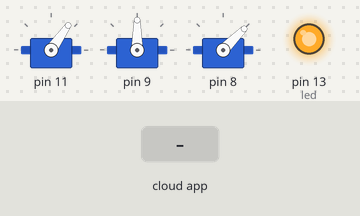
A sketch run on a simulated Arduino Uno, built with avr-gcc and run on an emulated ATmega328P. Parts: 3 × servo, output pins drawn as LEDs (lit = HIGH). The inputs (shaded band) are chosen by the test bench. The ROS host is connected and sends only what is stated.

Above: at 1.2 s.
1.3 s: the phone or cloud app sets gripper to 0
At 3.1 s:
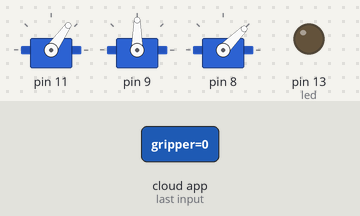
4.3 s: the phone or cloud app sets gripper to 1
At 6.0 s:
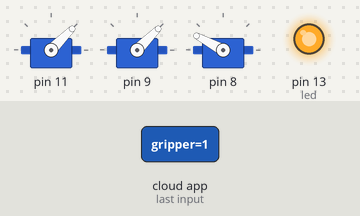
6.3 s: the phone or cloud app sets gripper to 0
At 6.45 s:
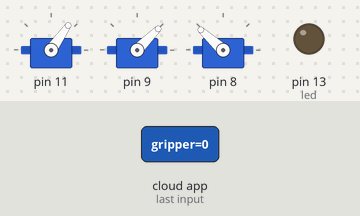
Timing chart, 0 to 9.3 s (numbered marks = the images above; inputs shaded):
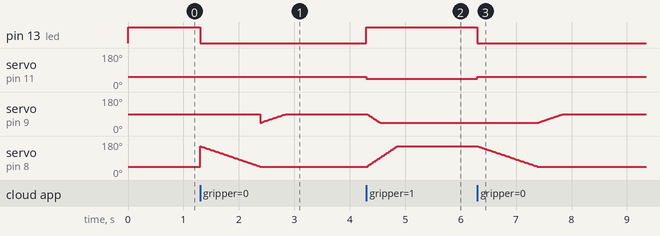

The sketch:

ros_servo3.ino
```cpp
#include <ros.h>
#include<Servo.h>
#include <sensor_msgs/JointState.h>
#include <std_msgs/Float64.h>
#include <std_msgs/Int8.h>


ros::NodeHandle  nh;//创建了一个节点的句柄，它允许我们用来创建发布者和订阅者。这个节点的句柄同样与串口通信有关。

const int servoCount = 3;
int PIN[servoCount];
//int servoAngle[servoCount];
int originalAngle[servoCount];//最初舵机角度数组
int servoMIN[servoCount]; //舵机角度最小值
int servoMAX[servoCount];  //舵机角度最大值
Servo rosServo[servoCount];//定义舵机

float angle[6] = {0,0,0,0,0,0};


/**
*fun:初始化控制舵机引脚
**/
void init_Pins() {//初始化对应的控制舵机引脚

  PIN[0] = 11;//板子上引脚11 /gripper  爪子
  originalAngle[0] = 55;//设置初始舵机角度
  servoMIN[0] = 15;//对应舵机最小脚
  servoMAX[0] = 180;//对应舵机最大脚

  PIN[1] = 9;//板子上引脚9 /joint1 腕关节
  originalAngle[1] = 90;//设置初始舵机角度
  servoMIN[1] = 45;//对应舵机最小脚
  servoMAX[1] = 135;//对应舵机最大脚

  PIN[2] = 8;//板子上引脚8 /joint2 臂关节
  originalAngle[2] = 45;//设置初始舵机角度
  servoMIN[2] = 0;//对应舵机最小脚
  servoMAX[2] = 180;//对应舵机最大脚

  for (int i = 0; i < servoCount; i++) {//对舵机进行控制
    rosServo[i].attach(PIN[i]);//设置舵机控制引脚
    rosServo[i].write(originalAngle[i]);//设置舵机初始角度值
  }
}


/**
*fun:rosmessage
**/
//爪子
void messageCb0(const std_msgs::Int8& msg){
  angle[0] = msg.data;
  digitalWrite(13, HIGH-digitalRead(13));   // blink the led

  rosServo[0].attach(PIN[0]);//设置舵机控制引脚
  rosServo[1].attach(PIN[1]);//设置舵机控制引脚
  rosServo[2].attach(PIN[2]);//设置舵机控制引脚

  if(msg.data==0){//初始位置
    rosServo[0].write(55);//爪子
    for(int i=152;i>=45;i--){//臂关节152-45
      rosServo[2].write(i);
      delay(10);
      }
    for(int i=45;i<=90;i++){//腕关节45-90
      rosServo[1].write(i);
      delay(10);
      }
    //rosServo[1].write(90);//腕关节
    }
  else if(msg.data==1){//预备夹持
    rosServo[0].write(45);//爪子
    for(int i=45;i<=152;i++){//臂关节45-152
      rosServo[2].write(i);
      if(i<=90){
        rosServo[1].write(135-i);//腕关节90-45
        }
      delay(5);
      }
    }
  else if(msg.data==2){//夹持
    rosServo[2].write(152);//臂关节
    rosServo[1].write(45);//腕关节
    rosServo[0].write(105);//爪子
    }
  else if(msg.data==3){//抬起

    for(int i=152;i>=45;i--){//臂关节152-45
      rosServo[2].write(i);
      if(i<=125 && i>=45){//腕关节45-125
        rosServo[1].write(170-i);
        }
      delay(10);
      }

    rosServo[0].write(105);//爪子
    }
  else if(msg.data==4){//放下

    for(int i=45;i<=152;i++){//臂关节45-152
      rosServo[2].write(i);
      if(i<=90){
        rosServo[1].write(135-i);//腕关节90-45
        }
      delay(10);
      }

    rosServo[0].write(105);//爪子
    }
  else if(msg.data==5){//放下张开
    rosServo[2].write(150);//臂关节


    rosServo[1].write(45);//腕关节
    rosServo[0].write(45);//爪子
    }
}


std_msgs::Float64 mydata;
ros::Subscriber<std_msgs::Int8> sub0("/gripper",&messageCb0);

ros::Publisher chatter("chatter",&mydata);


void setup() {
   nh.getHardware()->setBaud(57600);//设置固件链接波特率为57600与电脑默认相同
   pinMode(13, OUTPUT);//设置LED灯为输出模式
   digitalWrite(13, HIGH);//给LED灯控制脚为高电平亮起

   nh.initNode();//初始化节点句柄
   /*初始化接收者*/
   nh.subscribe(sub0);

   /*初始化发布者*/
   nh.advertise(chatter);

   init_Pins();//初始化舵机
}

void loop() {
  mydata.data = angle[0];
  chatter.publish( &mydata );
  nh.spinOnce();
  delay(5);
}
```

Measured:
- after the input at 1.3 s, pin 13 (led): HIGH → LOW at once
- after the input at 4.3 s, pin 13 (led): LOW → HIGH at once; servo on pin 11: 55° → 45° at once; servo on pin 9: moves from 90° to 45° over 0.23 s, starting at once; servo on pin 8: moves from 45° to 152° over 0.53 s, starting at once
- after the input at 6.3 s, pin 13 (led): HIGH → LOW at once; servo on pin 11: 45° → 55° at once; servo on pin 9: moves from 45° to 90° over 0.43 s, starting after 1.1 s; servo on pin 8: moves from 152° to 45° over 1.1 s, starting at once
